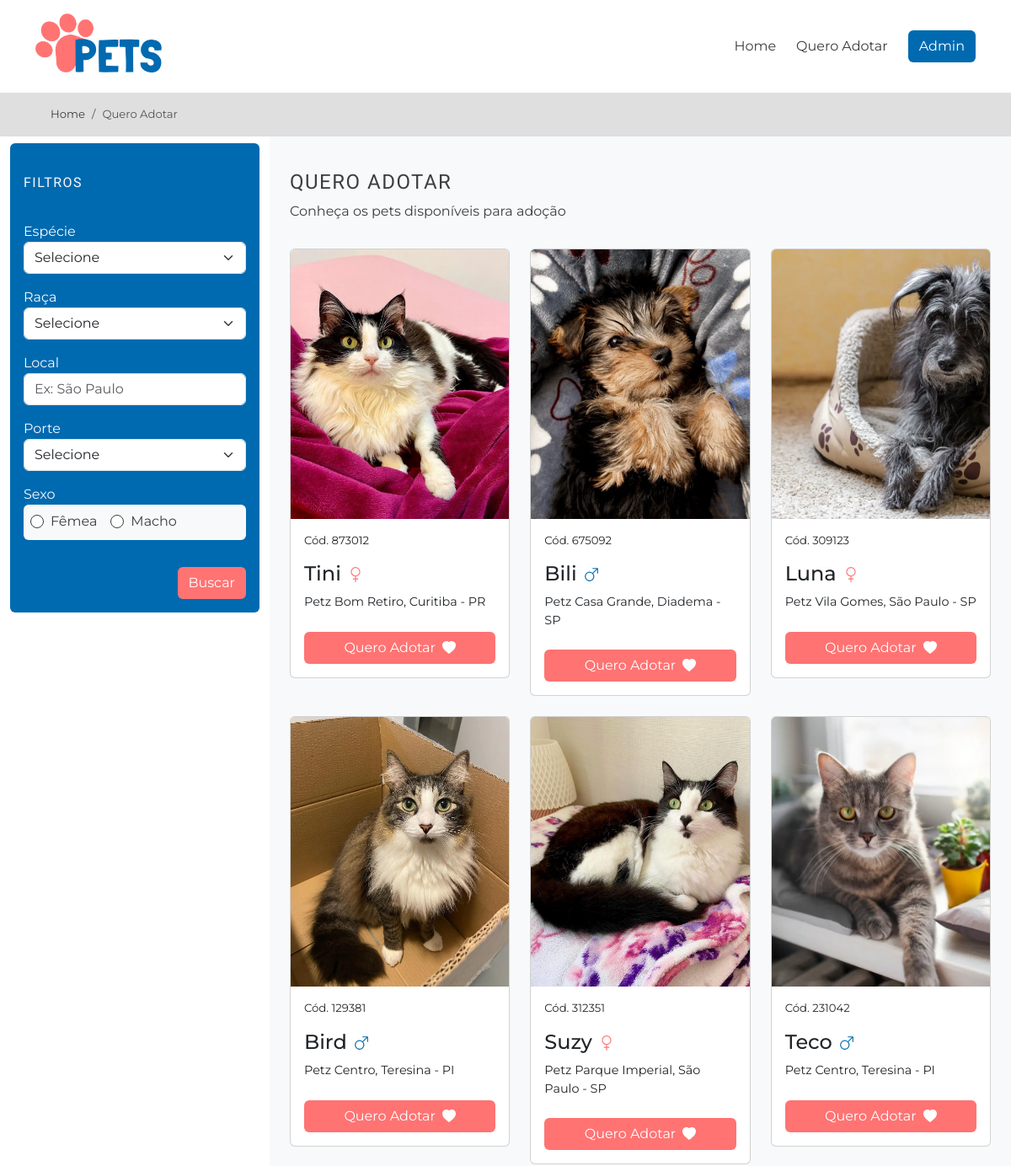
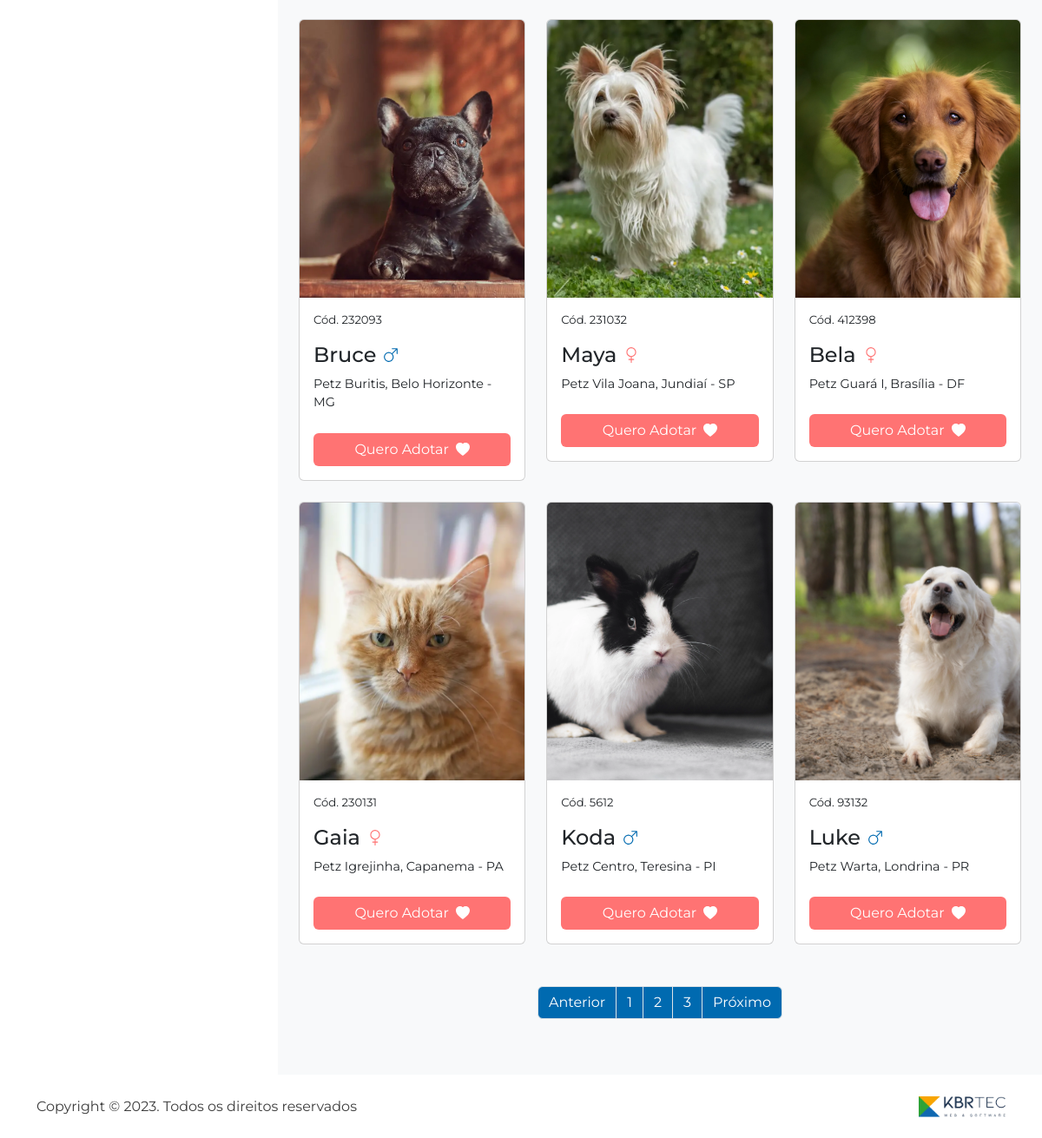
/pets/quero-adotar.php, run on the app's committed database (2 pictures, top to bottom).
### tables this page shows
CREATE TABLE imagens(
    nome_arquivo VARCHAR(255) NOT NULL,
    animal_id INT,
    data_upload TIMESTAMP
);

CREATE TABLE animais_adocao(
	codigo_animal INT, 
    data_criacao_animal TIMESTAMP,
    nome_animal VARCHAR(255),
    especie VARCHAR(100),
    raca VARCHAR(100),
    descricao TEXT,
    sexo CHAR(1),
    idade VARCHAR(20),
    peso VARCHAR(10),
    porte VARCHAR(50),
    localidade VARCHAR(255),
    ativo VARCHAR(160) default 'Ativo'
);

### pets/Exibir_animais.php (the view, shortened to what this page needs)
<?php
    include("../painel/conn.php");
    $sql_code1 = "SELECT codigo_animal FROM animais_adocao WHERE ativo = 'Ativo'";
    $sql_query1 = $mysqli->query($sql_code1) or die("Erro!");
    $quantidade = $sql_query1->num_rows;
    if ($quantidade > 0) {
        $lista_codigos = array();
        while ($row = $sql_query1->fetch_assoc()) {
            $lista_codigos[] = $row["codigo_animal"];
        }
    }
    for ($i = 0; $i < $quantidade; $i++) {
        $sql_code2 = "SELECT * FROM animais_adocao WHERE codigo_animal = $lista_codigos[$i]";
        $sql_query2 = $mysqli->query($sql_code2) or die("Erro! ");
        $animal = $sql_query2->fetch_assoc();
        $nome_animal = $animal["nome_animal"];
        $localidade  = $animal["localidade"];
        $sql_code3 = "SELECT nome_arquivo FROM imagens WHERE animal_id = $lista_codigos[$i]";
        $sql_query3 = $mysqli->query($sql_code3) or die("Erro! ");
        $imagem_animal = $sql_query3->fetch_assoc();
        $endereco_img = $imagem_animal["nome_arquivo"];
        echo'
            <div class="col-xxl-3 col-4">
                <div class="card rounded overflow-hidden">
                    <a href="integra.php?cod='.$lista_codigos[$i].'">
                        <img src="img/'.$endereco_img.'" alt="'.$nome_animal.'" class="w-100 object-fit-cover" height="320">
                    </a>
                    <div class="p-3">
                        <p class="m-0 fs-sm">Cód. '.$lista_codigos[$i].'</p>
                        <div class="d-flex align-items-center gap-2 mt-2 py-2">
                            <h3 class="h4 m-0">'.$nome_animal.'</h3>';
                        echo'
                        </div>
                    <p class="mb-4 fs-md">'.$localidade.'</p>
                    <a href="integra.php?cod='.$lista_codigos[$i].'" class="btn btn-custom-2 d-flex align-items-center justify-content-center gap-2 w-100">
                        Quero Adotar
                    <svg xmlns="http://www.w3.org/2000/svg" width="16" height="16" fill="currentColor" class="bi bi-heart-fill" viewBox="0 0 16 16">
                        <path fill-rule="evenodd" d="M8 1.314C12.438-3.248 23.534 4.735 8 15-7.534 4.736 3.562-3.248 8 1.314z"/>
                    </svg>
                    </a>
                </div>
            </div>
        </div>';
    }
?>

### pets/quero-adotar.php (shortened to what this page needs)
<!DOCTYPE html>
<html lang="pt-br">
<head>
    <link href="https://cdn.jsdelivr.net/npm/bootstrap@5.3.2/dist/css/bootstrap.min.css" rel="stylesheet">
    <link href="css/style.css" rel="stylesheet">
</head>
<body>
    <header class="border-bottom-1 shadow py-3">
        <div class="container">
            <div class="row align-items-center">
                <div class="col-4">
                    <a href="index.html" title="KBR TEC" class="d-inline-block">
                        <h1>
                            <img src="img/logo.webp" alt="KBR TEC" width="150">
                        </h1>
                    </a>
                </div>
                <div class="col-8">
                    <nav class="d-flex gap-4 align-items-center justify-content-end">
                        <a href="index.html">Home</a>
                        <a href="quero-adotar.php">Quero Adotar</a>
                        <a href="../painel/login.php" class="btn btn-custom">Admin</a>
                    </nav>
                </div>
            </div>
        </div>
    </header>
    <nav aria-label="breadcrumb" class="p-3 ps-5 bg-custom-light">
        <div class="container">
            <ol class="breadcrumb m-0">
                <li class="breadcrumb-item fs-sm"><a href="index.html">Home</a></li>
                <li class="breadcrumb-item active fs-sm" aria-current="page">Quero Adotar</li>
            </ol>
        </div>
    </nav>
    <section>
        <div class="container-fluid">
            <div class="row">
                <aside style="width: 320px;">
                    <form method="GET" class="bg-custom rounded p-3 text-uppercase pt-4 mt-2 position-sticky" style="top: 1rem;">
                        <div class="mb-3 text-light bowlby-one">
                            Filtros
                        </div>
                        <div class="form-group py-2">
                            <label for="especie" class="text-capitalize text-light">Espécie</label>
                            <select name="especie" id="especie" class="form-control form-select">
                                <option value="" selected disabled>Selecione</option>
                            </select>
                        </div>
                        <div class="form-group py-2">
                            <label for="raca" class="text-capitalize text-light">Raça</label>
                            <select name="raca" id="raca" class="form-control form-select">
                                <option value="" selected disabled>Selecione</option>
                            </select>
                        </div>
                        <div class="form-group py-2">
                            <label for="local" class="text-capitalize text-light">Local</label>
                            <input type="text" class="form-control" name="local" id="local" placeholder="Ex: São Paulo">
                        </div>
                        <div class="form-group py-2">
                            <label for="porte" class="text-capitalize text-light">Porte</label>
                            <select name="porte" id="porte" class="form-control form-select">
                                <option value="" selected disabled>Selecione</option>
                            </select>
                        </div>
                        <div class="form-group py-2">
                            <div class="w-100 text-capitalize text-light">Sexo</div>
                            <div class="bg-light p-2 rounded d-flex flex-wrap row-gap-2">
                                <div class="form-check form-check-inline">
                                    <input class="form-check-input" type="radio" name="sexo" id="femea" value="">
                                    <label class="form-check-label text-capitalize" for="femea">Fêmea</label>
                                </div>
                                <div class="form-check form-check-inline">
                                    <input class="form-check-input" type="radio" name="sexo" id="macho" value="">
                                    <label class="form-check-label text-capitalize" for="macho">Macho</label>
                                </div>
                            </div>
                        </div>
                        <div class="form-group d-flex justify-content-end">
                            <button type="submit" class="btn btn-custom-2 mt-4">Buscar</button>
                        </div>
                    </form>
                </aside>
                <main class="bg-light p-4 pb-5 col">
                    <h2 class="h4 py-2 pb-0 text-uppercase m-0 bowlby-one">Quero Adotar</h2>
                    <p class="m-0 pb-2">Conheça os pets disponíveis para adoção</p>
                    <div class="row row-gap-4 mt-4">
                        <?php
                            include("Exibir_animais.php");
                        ?>
                    </div>
                    <nav class="mt-5">
                        <ul class="pagination justify-content-center">
                            <li class="page-item"><a class="page-link btn-custom" href="#">Anterior</a></li>
                            <li class="page-item"><a class="page-link btn-custom" href="#">1</a></li>
                            <li class="page-item"><a class="page-link btn-custom" href="#">2</a></li>
                            <li class="page-item"><a class="page-link btn-custom" href="#">3</a></li>
                            <li class="page-item"><a class="page-link btn-custom" href="#">Próximo</a></li>
                        </ul>
                    </nav>
                </main>
            </div>
        </div>
    </section>
    <footer class="py-4">
        <div class="container">
            <div class="d-flex justify-content-between align-items-center">
                <p class="m-0">
                    Copyright © 2023. Todos os direitos reservados
                </p>
                <a href="https://www.kbrtec.com.br/" target="_blank" title="Acesse o site da KBR TEC">
                    <img src="img/kbrtec.webp" alt="KBRTEC" width="100">
                </a>
            </div>
        </div>
    </footer>
</body>
</html>

### pets/css/style.css (style rules this page uses)
* { box-sizing: border-box; }
body { color: #3E3E3E; font-family: 'Montserrat', sans-serif; }
a { color: #3E3E3E; text-decoration: none; }
input[type="radio"] { border-color: #3E3E3E; }
.bg-custom { background-color: #006AB0; }
.bg-custom-light { background-color: #DFDFDF; }
.btn-custom { background-color: #006AB0; color: #FFF; }
.btn-custom-2 { background-color: #FF7373; color: #FFF; }
.bowlby-one { font-family: 'Bowlby One', sans-serif; letter-spacing: 1.5px; line-height: 45px; }
.fs-md { font-size: .9rem; }
.fs-sm { font-size: .825rem; }

### data on the page
imagens: nome_arquivo.nome_animal (picture)
animais_adocao: nome_animal "Tini", sexo "F" (drawn), localidade "Petz Bom Retiro, Curitiba - PR"
imagens: nome_arquivo (picture)
animais_adocao: nome_animal "Bili", sexo "M" (drawn), localidade "Petz Casa Grande, Diadema - SP"
imagens: nome_arquivo.nome_animal (picture)
animais_adocao: nome_animal "Luna", sexo "F" (drawn), localidade "Petz Vila Gomes, São Paulo - SP"
imagens: nome_arquivo.nome_animal (picture)
animais_adocao: nome_animal "Bird", sexo "M" (drawn), localidade "Petz Centro, Teresina - PI"
imagens: nome_arquivo.nome_animal (picture)
animais_adocao: nome_animal "Suzy", sexo "F" (drawn), localidade "Petz Parque Imperial, São Paulo - SP"
imagens: nome_arquivo.nome_animal (picture)
animais_adocao: nome_animal "Teco", sexo "M" (drawn), localidade "Petz Centro, Teresina - PI"
imagens: nome_arquivo.nome_animal (picture)
animais_adocao: nome_animal "Bruce", sexo "M" (drawn), localidade "Petz Buritis, Belo Horizonte - MG"
imagens: nome_arquivo.nome_animal (picture)
animais_adocao: nome_animal "Maya", sexo "F" (drawn), localidade "Petz Vila Joana, Jundiaí - SP"
imagens: nome_arquivo (picture)
animais_adocao: nome_animal "Bela", sexo "F" (drawn), localidade "Petz Guará I, Brasília - DF"
imagens: nome_arquivo.nome_animal (picture)
animais_adocao: nome_animal "Gaia", sexo "F" (drawn), localidade "Petz Igrejinha, Capanema - PA"
imagens: nome_arquivo.nome_animal (picture)
animais_adocao: nome_animal "Koda", sexo "M" (drawn), localidade "Petz Centro, Teresina - PI"
imagens: nome_arquivo.nome_animal (picture)
animais_adocao: nome_animal "Luke", sexo "M" (drawn), localidade "Petz Warta, Londrina - PR"

### other printed values
$lista_codigos[$i] "873012"
$lista_codigos[$i] "675092"
$lista_codigos[$i] "309123"
$lista_codigos[$i] "129381"
$lista_codigos[$i] "312351"
$lista_codigos[$i] "231042"
$lista_codigos[$i] "232093"
$lista_codigos[$i] "231032"
$lista_codigos[$i] "412398"
$lista_codigos[$i] "230131"
$lista_codigos[$i] "5612"
$lista_codigos[$i] "93132"
